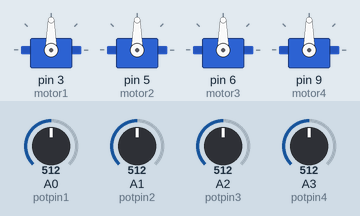
A sketch run on a simulated Arduino Uno, built with avr-gcc and run on an emulated ATmega328P. On the bench: 4 × servo. The test bench sets the inputs (shaded band); at power-on: A0 (potpin1) = 512, A1 (potpin2) = 512, A2 (potpin3) = 512, A3 (potpin4) = 512.

Above: at 1.2 s.
1.3 s: A0 (potpin1) set to 716
At 2.0 s:
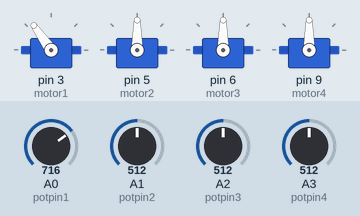
2.8 s: A1 (potpin2) set to 716
At 3.1 s:
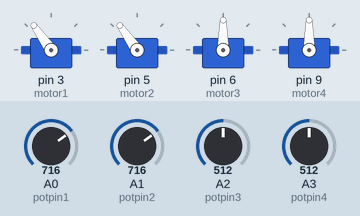
4.3 s: A2 (potpin3) set to 716
At 5.4 s:
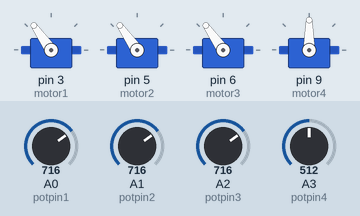
5.8 s: A3 (potpin4) set to 716
At 6.6 s:
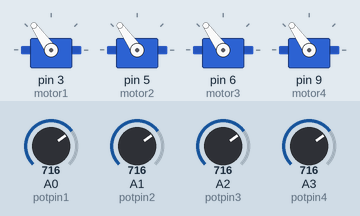
7.3 s: A0 (potpin1) set to 992
At 7.7 s:
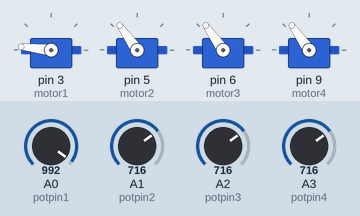
8.8 s: A1 (potpin2) set to 992
At 10.0 s:
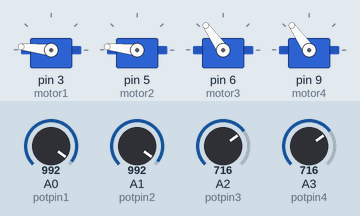
Timing chart, 0 to 11.3 s (numbered marks = the images above; inputs shaded):
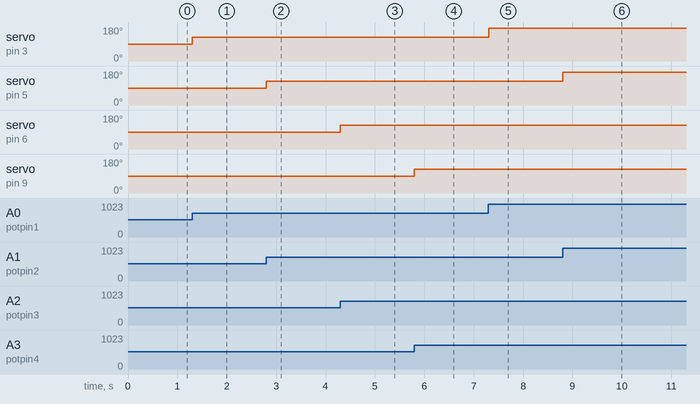

Measured:
- after the input at 1.3 s, servo on pin 3 (motor1): 90° → 125° at once
- after the input at 2.8 s, servo on pin 5 (motor2): 90° → 125° at once
- after the input at 4.3 s, servo on pin 6 (motor3): 90° → 125° at once
- after the input at 5.8 s, servo on pin 9 (motor4): 90° → 125° at once
- after the input at 7.3 s, servo on pin 3 (motor1): 125° → 174° at once
- after the input at 8.8 s, servo on pin 5 (motor2): 125° → 174° at once

The sketch:

sketch_dec31a.ino
```cpp
#include <Servo.h>

Servo motor1;
int potpin1 = A0;
int val1;

Servo motor2;
int potpin2 = A1;
int val2;

Servo motor3;
int potpin3 = A2;
int val3;

Servo motor4;
int potpin4 = A3;
int val4;

void setup(){
  Serial.begin(9600);
  motor1.attach(3);
  motor2.attach(5);
  motor3.attach(6);
  motor4.attach(9);
}

void loop() {
  val1 = analogRead(potpin1);
  val1 = map(val1, 0, 1023, 0, 180);
  motor1.write(val1);

  val2 = analogRead(potpin2);
  val2 = map(val2, 0, 1023, 0, 180);
  motor2.write(val2);

  val3 = analogRead(potpin3);
  val3 = map(val3, 0, 1023, 0, 180);
  motor3.write(val3);

  val4 = analogRead(potpin4);
  val4 = map(val4, 0, 1023, 0, 180);
  motor4.write(val4);
}
```
